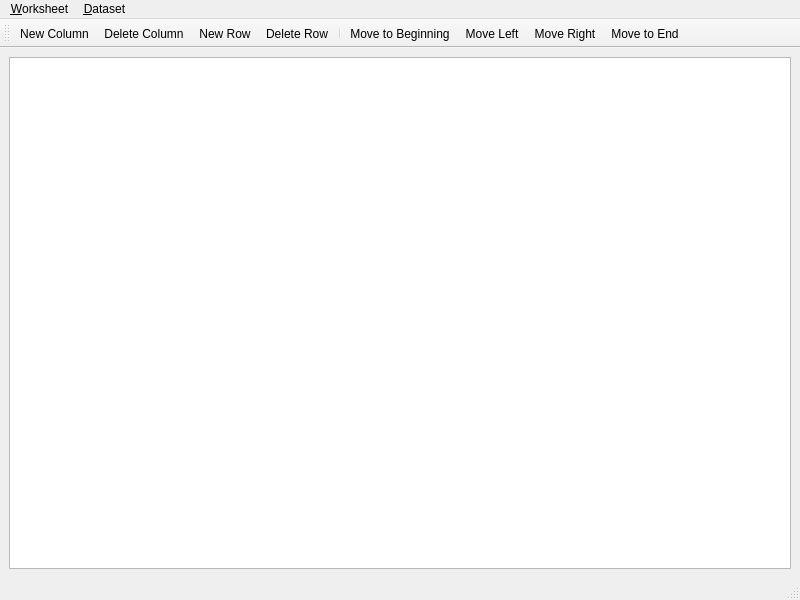
<ui version="4.0" >
 <author></author>
 <comment></comment>
 <exportmacro></exportmacro>
 <class>MainWindow</class>
 <widget class="QMainWindow" name="MainWindow" >
  <property name="geometry" >
   <rect>
    <x>0</x>
    <y>0</y>
    <width>800</width>
    <height>600</height>
   </rect>
  </property>
  <property name="windowTitle" >
   <string>MainWindow</string>
  </property>
  <widget class="QWidget" name="centralwidget" >
   <layout class="QHBoxLayout" >
    <property name="margin" >
     <number>9</number>
    </property>
    <property name="spacing" >
     <number>6</number>
    </property>
    <item>
     <widget class="QTableView" name="table" >
      <property name="gridStyle" >
       <enum>Qt::DotLine</enum>
      </property>
     </widget>
    </item>
   </layout>
  </widget>
  <widget class="QMenuBar" name="menubar" >
   <property name="geometry" >
    <rect>
     <x>0</x>
     <y>0</y>
     <width>800</width>
     <height>29</height>
    </rect>
   </property>
   <widget class="QMenu" name="menu_Dataset" >
    <property name="title" >
     <string>&amp;Dataset</string>
    </property>
   </widget>
   <widget class="QMenu" name="menu_Worksheet" >
    <property name="title" >
     <string>&amp;Worksheet</string>
    </property>
   </widget>
   <addaction name="menu_Worksheet" />
   <addaction name="menu_Dataset" />
  </widget>
  <widget class="QStatusBar" name="statusbar" >
   <property name="geometry" >
    <rect>
     <x>0</x>
     <y>578</y>
     <width>800</width>
     <height>22</height>
    </rect>
   </property>
  </widget>
  <widget class="QToolBar" name="toolBar" >
   <property name="orientation" >
    <enum>Qt::Horizontal</enum>
   </property>
   <attribute name="toolBarArea" >
    <number>4</number>
   </attribute>
   <addaction name="actionNew_Column" />
   <addaction name="actionDelete_Column" />
   <addaction name="actionNew_Row" />
   <addaction name="actionDelete_Row" />
   <addaction name="separator" />
   <addaction name="actionMove_to_Beginning" />
   <addaction name="actionMove_Left" />
   <addaction name="actionMove_Right" />
   <addaction name="actionMove_to_End" />
  </widget>
  <action name="actionNew_Column" >
   <property name="icon" >
    <iconset>images/new/worksheet/new-column.png</iconset>
   </property>
   <property name="text" >
    <string>New Column</string>
   </property>
  </action>
  <action name="actionDelete_Column" >
   <property name="icon" >
    <iconset>images/new/worksheet/delete-column.png</iconset>
   </property>
   <property name="text" >
    <string>Delete Column</string>
   </property>
  </action>
  <action name="actionNew_Row" >
   <property name="icon" >
    <iconset>images/new/worksheet/new-row.png</iconset>
   </property>
   <property name="text" >
    <string>New Row</string>
   </property>
  </action>
  <action name="actionDelete_Row" >
   <property name="icon" >
    <iconset>images/new/worksheet/delete-row.png</iconset>
   </property>
   <property name="text" >
    <string>Delete Row</string>
   </property>
  </action>
  <action name="actionMove_to_Beginning" >
   <property name="icon" >
    <iconset>images/new/worksheet/first.png</iconset>
   </property>
   <property name="text" >
    <string>Move to Beginning</string>
   </property>
  </action>
  <action name="actionMove_Left" >
   <property name="icon" >
    <iconset>images/new/worksheet/left.png</iconset>
   </property>
   <property name="text" >
    <string>Move Left</string>
   </property>
  </action>
  <action name="actionMove_Right" >
   <property name="icon" >
    <iconset>images/new/worksheet/right.png</iconset>
   </property>
   <property name="text" >
    <string>Move Right</string>
   </property>
  </action>
  <action name="actionMove_to_End" >
   <property name="icon" >
    <iconset>images/new/worksheet/last.png</iconset>
   </property>
   <property name="text" >
    <string>Move to End</string>
   </property>
  </action>
  <action name="actionTranspose" >
   <property name="icon" >
    <iconset>images/new/worksheet/transpose.png</iconset>
   </property>
   <property name="text" >
    <string>Transpose</string>
   </property>
  </action>
 </widget>
 <pixmapfunction></pixmapfunction>
 <resources/>
 <connections/>
</ui>
